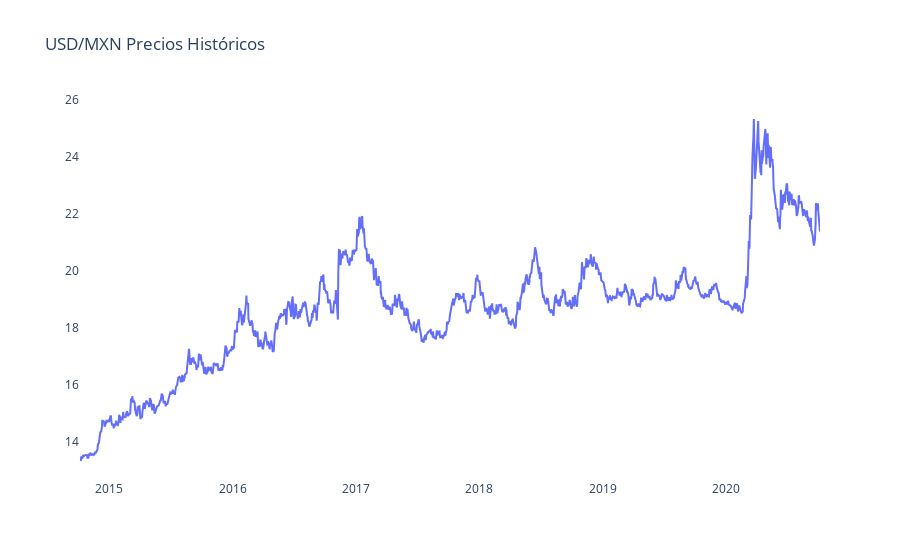

The notebook cell saved with this chart:
### Code cell
##VAMOS A VER LOS DATOS GRAFICADOS DE LOS PRECIOS DE USD/MXN
xpoints, ypoints = usdmxn.index, usdmxn.Close
data = [go.Scatter(x = xpoints, y = ypoints)]
layout = go.Layout(title="USD/MXN Precios Históricos",paper_bgcolor='white', plot_bgcolor='white')
plotly.offline.iplot({ "data": data,"layout": layout})

### Figure 1 — Plotly figure (JSON) as saved in the notebook; plotly's stock layout.template omitted (floating-point values rounded to 4 significant figures; data arrays with more than 128 entries replaced by an {"elided": "..."} marker saying what was removed)
{"data": [{"type": "scatter", "x": {"elided": "1566 str values"}, "y": {"elided": "1566 float values"}}], "layout": {"paper_bgcolor": "white", "plot_bgcolor": "white", "title": {"text": "USD/MXN Precios Históricos"}}}
